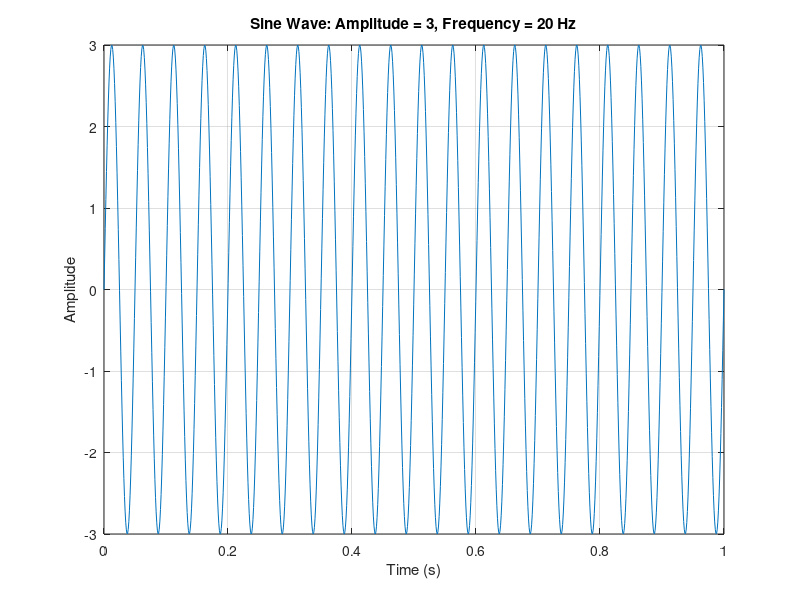

Source code (MATLAB):
clc;
clear all;
close all;

amplitude = 3;  % Amplitude of the sine wave
frequency = 20; % Frequency of the sine wave in Hz
duration = 1;   % Duration of the sine wave in seconds

% Calculate the time vector
sampling_rate = 1000; % Number of samples per second
t = linspace(0, duration, duration * sampling_rate);

% Generate the sine wave
sine_wave = amplitude * sin(2 * pi * frequency * t);

% Plot the sine wave
plot(t, sine_wave);
xlabel('Time (s)');
ylabel('Amplitude');
title('Sine Wave: Amplitude = 3, Frequency = 20 Hz');
grid on;
